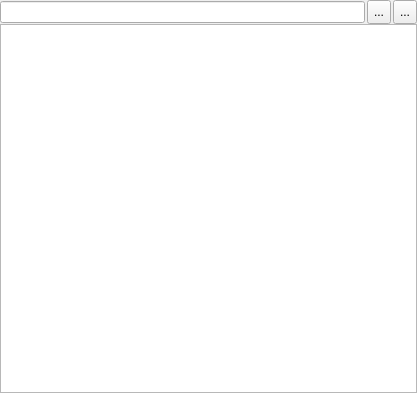
<?xml version="1.0" encoding="UTF-8"?>
<ui version="4.0">
 <class>NodeNamesEditor</class>
 <widget class="QWidget" name="NodeNamesEditor">
  <property name="geometry">
   <rect>
    <x>0</x>
    <y>0</y>
    <width>417</width>
    <height>393</height>
   </rect>
  </property>
  <property name="windowTitle">
   <string>Form</string>
  </property>
  <layout class="QVBoxLayout" name="verticalLayout">
   <property name="spacing">
    <number>0</number>
   </property>
   <property name="margin">
    <number>0</number>
   </property>
   <item>
    <layout class="QHBoxLayout" name="horizontalLayout">
     <property name="spacing">
      <number>2</number>
     </property>
     <item>
      <widget class="QLineEdit" name="name_lineEdit"/>
     </item>
     <item>
      <widget class="QToolButton" name="addButton">
       <property name="minimumSize">
        <size>
         <width>24</width>
         <height>24</height>
        </size>
       </property>
       <property name="maximumSize">
        <size>
         <width>24</width>
         <height>24</height>
        </size>
       </property>
       <property name="toolTip">
        <string>Add</string>
       </property>
       <property name="text">
        <string>...</string>
       </property>
       <property name="icon">
        <iconset>
         <normalon>:/edit_icons/resources/plus.png</normalon>
        </iconset>
       </property>
      </widget>
     </item>
     <item>
      <widget class="QToolButton" name="removeButton">
       <property name="sizePolicy">
        <sizepolicy hsizetype="Fixed" vsizetype="Fixed">
         <horstretch>24</horstretch>
         <verstretch>24</verstretch>
        </sizepolicy>
       </property>
       <property name="maximumSize">
        <size>
         <width>24</width>
         <height>24</height>
        </size>
       </property>
       <property name="toolTip">
        <string>Remove</string>
       </property>
       <property name="text">
        <string>...</string>
       </property>
       <property name="icon">
        <iconset>
         <normalon>:/edit_icons/resources/minus.png</normalon>
        </iconset>
       </property>
      </widget>
     </item>
    </layout>
   </item>
   <item>
    <widget class="QListWidget" name="listWidget">
     <property name="acceptDrops">
      <bool>true</bool>
     </property>
     <property name="dragEnabled">
      <bool>true</bool>
     </property>
     <property name="dragDropMode">
      <enum>QAbstractItemView::InternalMove</enum>
     </property>
    </widget>
   </item>
  </layout>
 </widget>
 <resources>
  <include location="resources.qrc"/>
 </resources>
 <connections>
  <connection>
   <sender>addButton</sender>
   <signal>clicked()</signal>
   <receiver>NodeNamesEditor</receiver>
   <slot>onAddItem()</slot>
   <hints>
    <hint type="sourcelabel">
     <x>377</x>
     <y>12</y>
    </hint>
    <hint type="destinationlabel">
     <x>208</x>
     <y>196</y>
    </hint>
   </hints>
  </connection>
  <connection>
   <sender>removeButton</sender>
   <signal>clicked()</signal>
   <receiver>NodeNamesEditor</receiver>
   <slot>onRemoveItem()</slot>
   <hints>
    <hint type="sourcelabel">
     <x>403</x>
     <y>12</y>
    </hint>
    <hint type="destinationlabel">
     <x>208</x>
     <y>196</y>
    </hint>
   </hints>
  </connection>
  <connection>
   <sender>listWidget</sender>
   <signal>itemSelectionChanged()</signal>
   <receiver>NodeNamesEditor</receiver>
   <slot>onSelectionChanged()</slot>
   <hints>
    <hint type="sourcelabel">
     <x>208</x>
     <y>209</y>
    </hint>
    <hint type="destinationlabel">
     <x>208</x>
     <y>196</y>
    </hint>
   </hints>
  </connection>
  <connection>
   <sender>name_lineEdit</sender>
   <signal>editingFinished()</signal>
   <receiver>NodeNamesEditor</receiver>
   <slot>onRenameItem()</slot>
   <hints>
    <hint type="sourcelabel">
     <x>182</x>
     <y>12</y>
    </hint>
    <hint type="destinationlabel">
     <x>208</x>
     <y>196</y>
    </hint>
   </hints>
  </connection>
 </connections>
 <slots>
  <signal>addItem()</signal>
  <signal>removeItem()</signal>
  <signal>selectionChanged()</signal>
  <signal>renameItem()</signal>
  <slot>onAddItem()</slot>
  <slot>onRemoveItem()</slot>
  <slot>onRenameItem()</slot>
  <slot>onSelectionChanged()</slot>
 </slots>
</ui>
